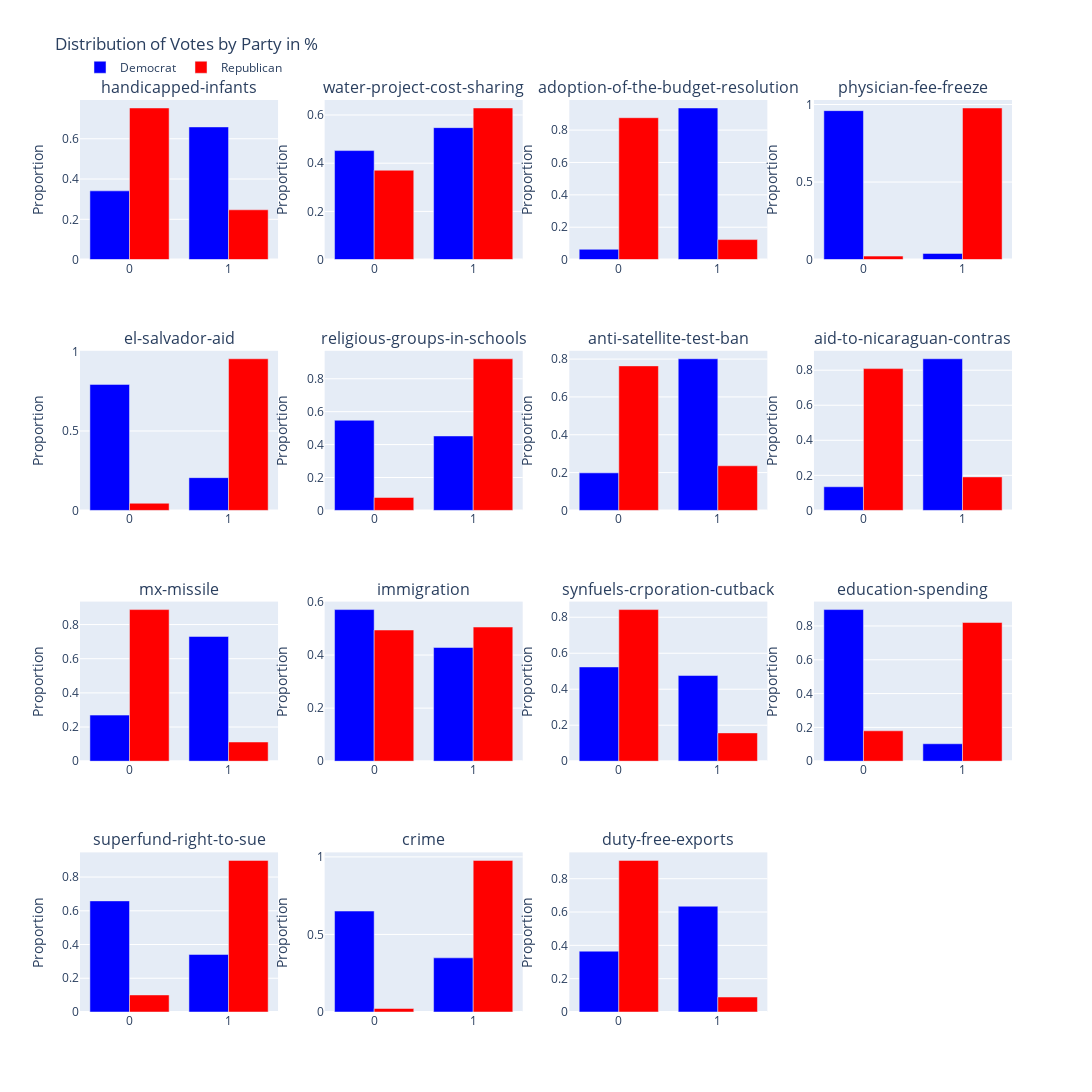

Notebook cell for this chart:
### Code cell
plot_vote_distribution(df_votings_cleaned)

### Figure 1 — Plotly figure (JSON) as saved in the notebook; plotly's stock layout.template omitted (floating-point values rounded to 4 significant figures)
{"data": [{"marker": {"color": "blue"}, "name": "Democrat", "showlegend": true, "type": "bar", "x": [1.0, 0.0], "xaxis": "x", "y": [0.6587, 0.3413], "yaxis": "y"}, {"marker": {"color": "red"}, "name": "Republican", "showlegend": true, "type": "bar", "x": [0.0, 1.0], "xaxis": "x", "y": [0.7528, 0.2472], "yaxis": "y"}, {"marker": {"color": "blue"}, "name": "Democrat", "showlegend": false, "type": "bar", "x": [1.0, 0.0], "xaxis": "x2", "y": [0.5476, 0.4524], "yaxis": "y2"}, {"marker": {"color": "red"}, "name": "Republican", "showlegend": false, "type": "bar", "x": [1.0, 0.0], "xaxis": "x2", "y": [0.6292, 0.3708], "yaxis": "y2"}, {"marker": {"color": "blue"}, "name": "Democrat", "showlegend": false, "type": "bar", "x": [1.0, 0.0], "xaxis": "x3", "y": [0.9365, 0.06349], "yaxis": "y3"}, {"marker": {"color": "red"}, "name": "Republican", "showlegend": false, "type": "bar", "x": [0.0, 1.0], "xaxis": "x3", "y": [0.8764, 0.1236], "yaxis": "y3"}, {"marker": {"color": "blue"}, "name": "Democrat", "showlegend": false, "type": "bar", "x": [0.0, 1.0], "xaxis": "x4", "y": [0.9603, 0.03968], "yaxis": "y4"}, {"marker": {"color": "red"}, "name": "Republican", "showlegend": false, "type": "bar", "x": [1.0, 0.0], "xaxis": "x4", "y": [0.9775, 0.02247], "yaxis": "y4"}, {"marker": {"color": "blue"}, "name": "Democrat", "showlegend": false, "type": "bar", "x": [0.0, 1.0], "xaxis": "x5", "y": [0.7937, 0.2063], "yaxis": "y5"}, {"marker": {"color": "red"}, "name": "Republican", "showlegend": false, "type": "bar", "x": [1.0, 0.0], "xaxis": "x5", "y": [0.9551, 0.04494], "yaxis": "y5"}, {"marker": {"color": "blue"}, "name": "Democrat", "showlegend": false, "type": "bar", "x": [0.0, 1.0], "xaxis": "x6", "y": [0.5476, 0.4524], "yaxis": "y6"}, {"marker": {"color": "red"}, "name": "Republican", "showlegend": false, "type": "bar", "x": [1.0, 0.0], "xaxis": "x6", "y": [0.9213, 0.07865], "yaxis": "y6"}, {"marker": {"color": "blue"}, "name": "Democrat", "showlegend": false, "type": "bar", "x": [1.0, 0.0], "xaxis": "x7", "y": [0.8016, 0.1984], "yaxis": "y7"}, {"marker": {"color": "red"}, "name": "Republican", "showlegend": false, "type": "bar", "x": [0.0, 1.0], "xaxis": "x7", "y": [0.764, 0.236], "yaxis": "y7"}, {"marker": {"color": "blue"}, "name": "Democrat", "showlegend": false, "type": "bar", "x": [1.0, 0.0], "xaxis": "x8", "y": [0.8651, 0.1349], "yaxis": "y8"}, {"marker": {"color": "red"}, "name": "Republican", "showlegend": false, "type": "bar", "x": [0.0, 1.0], "xaxis": "x8", "y": [0.809, 0.191], "yaxis": "y8"}, {"marker": {"color": "blue"}, "name": "Democrat", "showlegend": false, "type": "bar", "x": [1.0, 0.0], "xaxis": "x9", "y": [0.7302, 0.2698], "yaxis": "y9"}, {"marker": {"color": "red"}, "name": "Republican", "showlegend": false, "type": "bar", "x": [0.0, 1.0], "xaxis": "x9", "y": [0.8876, 0.1124], "yaxis": "y9"}, {"marker": {"color": "blue"}, "name": "Democrat", "showlegend": false, "type": "bar", "x": [0.0, 1.0], "xaxis": "x10", "y": [0.5714, 0.4286], "yaxis": "y10"}, {"marker": {"color": "red"}, "name": "Republican", "showlegend": false, "type": "bar", "x": [1.0, 0.0], "xaxis": "x10", "y": [0.5056, 0.4944], "yaxis": "y10"}, {"marker": {"color": "blue"}, "name": "Democrat", "showlegend": false, "type": "bar", "x": [0.0, 1.0], "xaxis": "x11", "y": [0.5238, 0.4762], "yaxis": "y11"}, {"marker": {"color": "red"}, "name": "Republican", "showlegend": false, "type": "bar", "x": [0.0, 1.0], "xaxis": "x11", "y": [0.8427, 0.1573], "yaxis": "y11"}, {"marker": {"color": "blue"}, "name": "Democrat", "showlegend": false, "type": "bar", "x": [0.0, 1.0], "xaxis": "x12", "y": [0.8968, 0.1032], "yaxis": "y12"}, {"marker": {"color": "red"}, "name": "Republican", "showlegend": false, "type": "bar", "x": [1.0, 0.0], "xaxis": "x12", "y": [0.8202, 0.1798], "yaxis": "y12"}, {"marker": {"color": "blue"}, "name": "Democrat", "showlegend": false, "type": "bar", "x": [0.0, 1.0], "xaxis": "x13", "y": [0.6587, 0.3413], "yaxis": "y13"}, {"marker": {"color": "red"}, "name": "Republican", "showlegend": false, "type": "bar", "x": [1.0, 0.0], "xaxis": "x13", "y": [0.8989, 0.1011], "yaxis": "y13"}, {"marker": {"color": "blue"}, "name": "Democrat", "showlegend": false, "type": "bar", "x": [0.0, 1.0], "xaxis": "x14", "y": [0.6508, 0.3492], "yaxis": "y14"}, {"marker": {"color": "red"}, "name": "Republican", "showlegend": false, "type": "bar", "x": [1.0, 0.0], "xaxis": "x14", "y": [0.9775, 0.02247], "yaxis": "y14"}, {"marker": {"color": "blue"}, "name": "Democrat", "showlegend": false, "type": "bar", "x": [1.0, 0.0], "xaxis": "x15", "y": [0.6349, 0.3651], "yaxis": "y15"}, {"marker": {"color": "red"}, "name": "Republican", "showlegend": false, "type": "bar", "x": [0.0, 1.0], "xaxis": "x15", "y": [0.9101, 0.08989], "yaxis": "y15"}], "layout": {"annotations": [{"font": {"size": 16}, "showarrow": false, "text": "handicapped-infants", "x": 0.1062, "xanchor": "center", "xref": "paper", "y": 1, "yanchor": "bottom", "yref": "paper"}, {"font": {"size": 16}, "showarrow": false, "text": "water-project-cost-sharing", "x": 0.3688, "xanchor": "center", "xref": "paper", "y": 1, "yanchor": "bottom", "yref": "paper"}, {"font": {"size": 16}, "showarrow": false, "text": "adoption-of-the-budget-resolution", "x": 0.6313, "xanchor": "center", "xref": "paper", "y": 1, "yanchor": "bottom", "yref": "paper"}, {"font": {"size": 16}, "showarrow": false, "text": "physician-fee-freeze", "x": 0.8938, "xanchor": "center", "xref": "paper", "y": 1, "yanchor": "bottom", "yref": "paper"}, {"font": {"size": 16}, "showarrow": false, "text": "el-salvador-aid", "x": 0.1062, "xanchor": "center", "xref": "paper", "y": 0.725, "yanchor": "bottom", "yref": "paper"}, {"font": {"size": 16}, "showarrow": false, "text": "religious-groups-in-schools", "x": 0.3688, "xanchor": "center", "xref": "paper", "y": 0.725, "yanchor": "bottom", "yref": "paper"}, {"font": {"size": 16}, "showarrow": false, "text": "anti-satellite-test-ban", "x": 0.6313, "xanchor": "center", "xref": "paper", "y": 0.725, "yanchor": "bottom", "yref": "paper"}, {"font": {"size": 16}, "showarrow": false, "text": "aid-to-nicaraguan-contras", "x": 0.8938, "xanchor": "center", "xref": "paper", "y": 0.725, "yanchor": "bottom", "yref": "paper"}, {"font": {"size": 16}, "showarrow": false, "text": "mx-missile", "x": 0.1062, "xanchor": "center", "xref": "paper", "y": 0.45, "yanchor": "bottom", "yref": "paper"}, {"font": {"size": 16}, "showarrow": false, "text": "immigration", "x": 0.3688, "xanchor": "center", "xref": "paper", "y": 0.45, "yanchor": "bottom", "yref": "paper"}, {"font": {"size": 16}, "showarrow": false, "text": "synfuels-crporation-cutback", "x": 0.6313, "xanchor": "center", "xref": "paper", "y": 0.45, "yanchor": "bottom", "yref": "paper"}, {"font": {"size": 16}, "showarrow": false, "text": "education-spending", "x": 0.8938, "xanchor": "center", "xref": "paper", "y": 0.45, "yanchor": "bottom", "yref": "paper"}, {"font": {"size": 16}, "showarrow": false, "text": "superfund-right-to-sue", "x": 0.1062, "xanchor": "center", "xref": "paper", "y": 0.175, "yanchor": "bottom", "yref": "paper"}, {"font": {"size": 16}, "showarrow": false, "text": "crime", "x": 0.3688, "xanchor": "center", "xref": "paper", "y": 0.175, "yanchor": "bottom", "yref": "paper"}, {"font": {"size": 16}, "showarrow": false, "text": "duty-free-exports", "x": 0.6313, "xanchor": "center", "xref": "paper", "y": 0.175, "yanchor": "bottom", "yref": "paper"}], "bargap": 0.2, "height": 1200, "legend": {"orientation": "h", "y": 1.02, "yanchor": "bottom"}, "title": {"text": "Distribution of Votes by Party in %"}, "width": 1200, "xaxis": {"anchor": "y", "domain": [0, 0.2125], "title": {"text": ""}}, "xaxis10": {"anchor": "y10", "domain": [0.2625, 0.475], "title": {"text": ""}}, "xaxis11": {"anchor": "y11", "domain": [0.525, 0.7375], "title": {"text": ""}}, "xaxis12": {"anchor": "y12", "domain": [0.7875, 1], "title": {"text": ""}}, "xaxis13": {"anchor": "y13", "domain": [0, 0.2125], "title": {"text": ""}}, "xaxis14": {"anchor": "y14", "domain": [0.2625, 0.475], "title": {"text": ""}}, "xaxis15": {"anchor": "y15", "domain": [0.525, 0.7375], "title": {"text": ""}}, "xaxis16": {"anchor": "y16", "domain": [0.7875, 1], "title": {"text": ""}}, "xaxis2": {"anchor": "y2", "domain": [0.2625, 0.475], "title": {"text": ""}}, "xaxis3": {"anchor": "y3", "domain": [0.525, 0.7375], "title": {"text": ""}}, "xaxis4": {"anchor": "y4", "domain": [0.7875, 1], "title": {"text": ""}}, "xaxis5": {"anchor": "y5", "domain": [0, 0.2125], "title": {"text": ""}}, "xaxis6": {"anchor": "y6", "domain": [0.2625, 0.475], "title": {"text": ""}}, "xaxis7": {"anchor": "y7", "domain": [0.525, 0.7375], "title": {"text": ""}}, "xaxis8": {"anchor": "y8", "domain": [0.7875, 1], "title": {"text": ""}}, "xaxis9": {"anchor": "y9", "domain": [0, 0.2125], "title": {"text": ""}}, "yaxis": {"anchor": "x", "domain": [0.825, 1], "title": {"text": "Proportion"}}, "yaxis10": {"anchor": "x10", "domain": [0.275, 0.45], "title": {"text": "Proportion"}}, "yaxis11": {"anchor": "x11", "domain": [0.275, 0.45], "title": {"text": "Proportion"}}, "yaxis12": {"anchor": "x12", "domain": [0.275, 0.45], "title": {"text": "Proportion"}}, "yaxis13": {"anchor": "x13", "domain": [0, 0.175], "title": {"text": "Proportion"}}, "yaxis14": {"anchor": "x14", "domain": [0, 0.175], "title": {"text": "Proportion"}}, "yaxis15": {"anchor": "x15", "domain": [0, 0.175], "title": {"text": "Proportion"}}, "yaxis16": {"anchor": "x16", "domain": [0, 0.175], "title": {"text": "Proportion"}}, "yaxis2": {"anchor": "x2", "domain": [0.825, 1], "title": {"text": "Proportion"}}, "yaxis3": {"anchor": "x3", "domain": [0.825, 1], "title": {"text": "Proportion"}}, "yaxis4": {"anchor": "x4", "domain": [0.825, 1], "title": {"text": "Proportion"}}, "yaxis5": {"anchor": "x5", "domain": [0.55, 0.725], "title": {"text": "Proportion"}}, "yaxis6": {"anchor": "x6", "domain": [0.55, 0.725], "title": {"text": "Proportion"}}, "yaxis7": {"anchor": "x7", "domain": [0.55, 0.725], "title": {"text": "Proportion"}}, "yaxis8": {"anchor": "x8", "domain": [0.55, 0.725], "title": {"text": "Proportion"}}, "yaxis9": {"anchor": "x9", "domain": [0.275, 0.45], "title": {"text": "Proportion"}}}}
